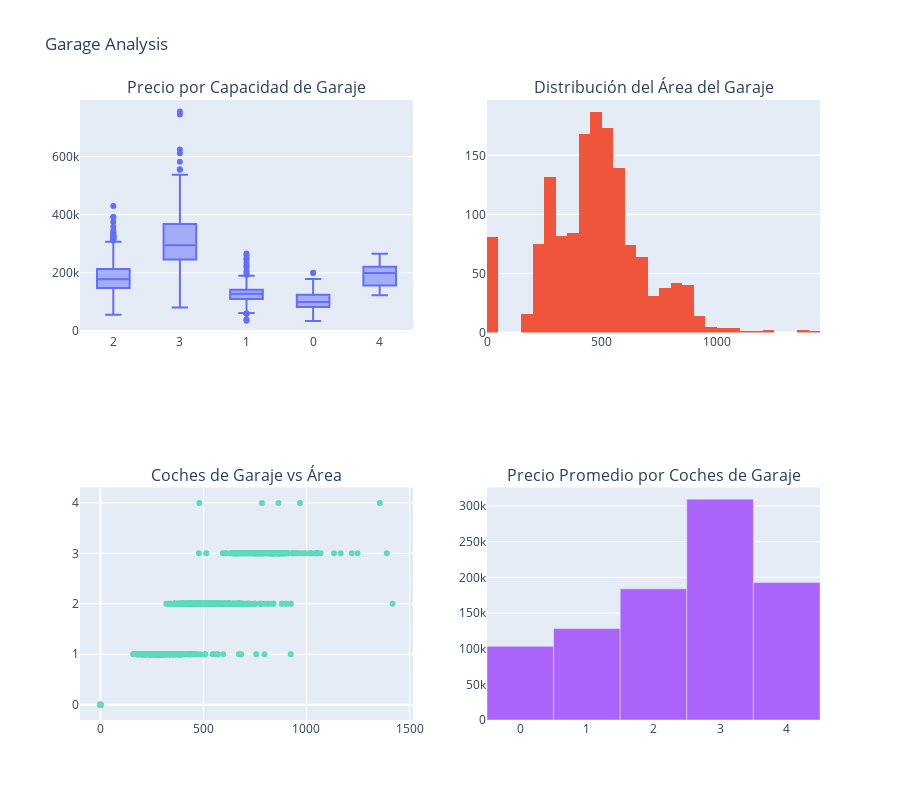
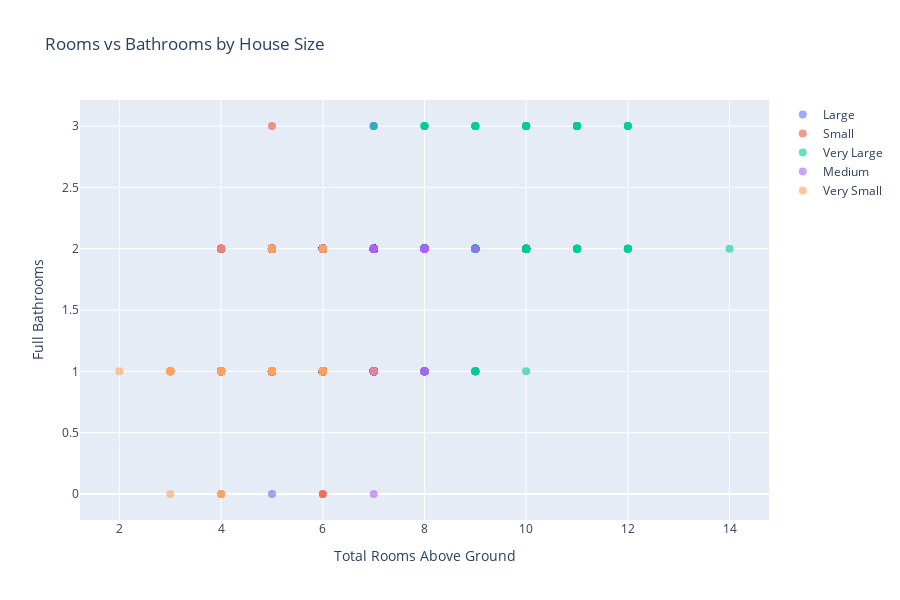
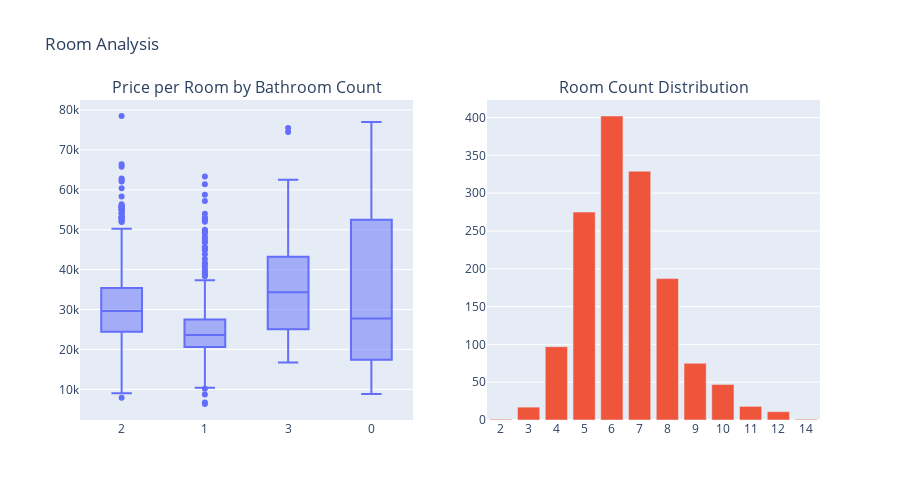

The cell these charts' notebook holds for them, in order:
### Markdown cell above
**Amenidades Clave:**

* GarageCars (Capacidad del garaje)
* GarageArea (Tamaño del garaje)
* FullBath (Número de baños completos)
* TotRmsAbvGrd (Número total de habitaciones sobre el nivel del suelo)

### Code cell
#graficos planeados por mi, optimizados por Claude AI
# Columnas relacionadas con la Amenidades
amen_related = ['GarageCars','GarageArea','FullBath','TotRmsAbvGrd']
# vemos los tipos de datos de amen_related
print(df_train[amen_related].dtypes)

print(df_train[amen_related].describe())

import plotly.graph_objects as go
from plotly.subplots import make_subplots

def analyze_key_amenities(df):
    # 1. Distribution and Price Impact of Garage Features
    fig1 = make_subplots(
        rows=2, cols=2,
        subplot_titles=('Precio por Capacidad de Garaje', 'Distribución del Área del Garaje', 'Coches de Garaje vs Área', 'Precio Promedio por Coches de Garaje')
    )
    
    # Box plot of prices by garage capacity
    fig1.add_trace(
        go.Box(x=df['GarageCars'].astype(str), y=df['SalePrice'],
               name='Distribucion de Precio'),
        row=1, col=1
    )
    
    # Histogram of garage areas
    fig1.add_trace(
        go.Histogram(x=df['GarageArea'], nbinsx=30,
                    name='Area de Garaje Dist'),
        row=1, col=2
    )
    
    # Scatter plot of garage cars vs area
    fig1.add_trace(
        go.Scatter(x=df['GarageArea'], y=df['GarageCars'],
                  mode='markers', opacity=0.6,
                  name='Autos vs Area'),
        row=2, col=1
    )
    
    # Average price by garage capacity
    avg_price_by_garage = df.groupby('GarageCars')['SalePrice'].mean()
    fig1.add_trace(
        go.Bar(x=avg_price_by_garage.index.astype(str),
               y=avg_price_by_garage.values,
               name='Precio Promedio'),
        row=2, col=2
    )
    
    fig1.update_layout(height=800, title_text="Analisis de Garage", showlegend=False)
    fig1.show()
    
    # 2. Bathroom and Room Analysis
    fig2 = go.Figure()
    
    # Create size categories for better visualization
    df['SizeCategory'] = pd.qcut(df['GrLivArea'], q=5, labels=['Very Small', 'Small', 'Medium', 'Large', 'Very Large'])
    
    # Create scatter plot with size categories
    for category in df['SizeCategory'].unique():
        mask = df['SizeCategory'] == category
        fig2.add_trace(go.Scatter(
            x=df[mask]['TotRmsAbvGrd'],
            y=df[mask]['FullBath'],
            mode='markers',
            name=category,
            marker=dict(size=8, opacity=0.6),
            text=df[mask]['SalePrice'].apply(lambda x: f'${x:,.0f}')
        ))
    
    fig2.update_layout(
        title='Habitaciones vs Baños por Tamaño de Casa',
        xaxis_title='Total de Habitaciones Sobre el Nivel del Suelo',
        yaxis_title='Baños Completos',
        height=600
    )
    fig2.show()
    
    # 3. Price Per Room Analysis
    fig3 = make_subplots(
        rows=1, cols=2,
        subplot_titles=('Precio por Habitación por Cantidad de Baños',
                       'Distribución del Número de Habitaciones')
    )
    
    # Calculate price per room
    df['PricePerRoom'] = df['SalePrice'] / df['TotRmsAbvGrd']
    
    # Box plot of price per room by bathroom count
    fig3.add_trace(
        go.Box(x=df['FullBath'].astype(str),
               y=df['PricePerRoom'],
               name='Price per Room'),
        row=1, col=1
    )
    
    # Room count distribution
    room_counts = df['TotRmsAbvGrd'].value_counts().sort_index()
    fig3.add_trace(
        go.Bar(x=room_counts.index.astype(str),
               y=room_counts.values,
               name='Room Count'),
        row=1, col=2
    )
    
    fig3.update_layout(
        height=500,
        title_text="Room Analysis",
        showlegend=False
    )
    fig3.show()

def create_amenities_summary(df):
    # Create a summary of amenities impact on price
    plt.figure(figsize=(12, 6))
    
    # Calculate average price for different combinations
    amenities_summary = df.groupby(['FullBath', 'GarageCars'])['SalePrice'].mean().reset_index()
    
    # Create pivot table for heatmap
    pivot_data = amenities_summary.pivot(
        index='FullBath',
        columns='GarageCars',
        values='SalePrice'
    )
    
    # Create heatmap
    sns.heatmap(pivot_data, annot=True, fmt=',.0f', cmap='YlOrRd',
                cbar_kws={'label': 'Average Price'})
    
    plt.title('Average House Price by Bathroom Count and Garage Capacity')
    plt.xlabel('Garage Capacity (Cars)')
    plt.ylabel('Full Bathrooms')
    plt.tight_layout()
    plt.show()

# Usage:
analyze_key_amenities(df_train)
create_amenities_summary(df_train)

### Figure 1 — Plotly figure (JSON) as saved in the notebook; plotly's stock layout.template omitted (floating-point values rounded to 4 significant figures; data arrays with more than 128 entries replaced by an {"elided": "..."} marker saying what was removed)
{"data": [{"name": "Price Distribution", "type": "box", "x": {"elided": "1460 str values"}, "xaxis": "x", "y": {"elided": "1460 int values"}, "yaxis": "y"}, {"name": "Garage Area Dist", "nbinsx": 30, "type": "histogram", "x": {"elided": "1460 int values"}, "xaxis": "x2", "yaxis": "y2"}, {"mode": "markers", "name": "Cars vs Area", "opacity": 0.6, "type": "scatter", "x": {"elided": "1460 int values"}, "xaxis": "x3", "y": {"elided": "1460 int values"}, "yaxis": "y3"}, {"name": "Avg Price", "type": "bar", "x": ["0", "1", "2", "3", "4"], "xaxis": "x4", "y": [103300.0, 128100.0, 183900.0, 309600.0, 192700.0], "yaxis": "y4"}], "layout": {"annotations": [{"font": {"size": 16}, "showarrow": false, "text": "Precio por Capacidad de Garaje", "x": 0.225, "xanchor": "center", "xref": "paper", "y": 1, "yanchor": "bottom", "yref": "paper"}, {"font": {"size": 16}, "showarrow": false, "text": "Distribución del Área del Garaje", "x": 0.775, "xanchor": "center", "xref": "paper", "y": 1, "yanchor": "bottom", "yref": "paper"}, {"font": {"size": 16}, "showarrow": false, "text": "Coches de Garaje vs Área", "x": 0.225, "xanchor": "center", "xref": "paper", "y": 0.375, "yanchor": "bottom", "yref": "paper"}, {"font": {"size": 16}, "showarrow": false, "text": "Precio Promedio por Coches de Garaje", "x": 0.775, "xanchor": "center", "xref": "paper", "y": 0.375, "yanchor": "bottom", "yref": "paper"}], "height": 800, "showlegend": false, "title": {"text": "Garage Analysis"}, "xaxis": {"anchor": "y", "domain": [0, 0.45]}, "xaxis2": {"anchor": "y2", "domain": [0.55, 1]}, "xaxis3": {"anchor": "y3", "domain": [0, 0.45]}, "xaxis4": {"anchor": "y4", "domain": [0.55, 1]}, "yaxis": {"anchor": "x", "domain": [0.625, 1]}, "yaxis2": {"anchor": "x2", "domain": [0.625, 1]}, "yaxis3": {"anchor": "x3", "domain": [0, 0.375]}, "yaxis4": {"anchor": "x4", "domain": [0, 0.375]}}}

### Figure 2 — Plotly figure (JSON) as saved in the notebook; plotly's stock layout.template omitted (floating-point values rounded to 4 significant figures; data arrays with more than 128 entries replaced by an {"elided": "..."} marker saying what was removed)
{"data": [{"marker": {"opacity": 0.6, "size": 8}, "mode": "markers", "name": "Large", "text": {"elided": "292 str values"}, "type": "scatter", "x": {"elided": "292 int values"}, "y": {"elided": "292 int values"}}, {"marker": {"opacity": 0.6, "size": 8}, "mode": "markers", "name": "Small", "text": {"elided": "293 str values"}, "type": "scatter", "x": {"elided": "293 int values"}, "y": {"elided": "293 int values"}}, {"marker": {"opacity": 0.6, "size": 8}, "mode": "markers", "name": "Very Large", "text": {"elided": "291 str values"}, "type": "scatter", "x": {"elided": "291 int values"}, "y": {"elided": "291 int values"}}, {"marker": {"opacity": 0.6, "size": 8}, "mode": "markers", "name": "Medium", "text": {"elided": "292 str values"}, "type": "scatter", "x": {"elided": "292 int values"}, "y": {"elided": "292 int values"}}, {"marker": {"opacity": 0.6, "size": 8}, "mode": "markers", "name": "Very Small", "text": {"elided": "292 str values"}, "type": "scatter", "x": {"elided": "292 int values"}, "y": {"elided": "292 int values"}}], "layout": {"height": 600, "title": {"text": "Rooms vs Bathrooms by House Size"}, "xaxis": {"title": {"text": "Total Rooms Above Ground"}}, "yaxis": {"title": {"text": "Full Bathrooms"}}}}

### Figure 3 — Plotly figure (JSON) as saved in the notebook; plotly's stock layout.template omitted (floating-point values rounded to 4 significant figures; data arrays with more than 128 entries replaced by an {"elided": "..."} marker saying what was removed)
{"data": [{"name": "Price per Room", "type": "box", "x": {"elided": "1460 str values"}, "xaxis": "x", "y": {"elided": "1460 float values"}, "yaxis": "y"}, {"name": "Room Count", "type": "bar", "x": ["2", "3", "4", "5", "6", "7", "8", "9", "10", "11", "12", "14"], "xaxis": "x2", "y": [1, 17, 97, 275, 402, 329, 187, 75, 47, 18, 11, 1], "yaxis": "y2"}], "layout": {"annotations": [{"font": {"size": 16}, "showarrow": false, "text": "Price per Room by Bathroom Count", "x": 0.225, "xanchor": "center", "xref": "paper", "y": 1, "yanchor": "bottom", "yref": "paper"}, {"font": {"size": 16}, "showarrow": false, "text": "Room Count Distribution", "x": 0.775, "xanchor": "center", "xref": "paper", "y": 1, "yanchor": "bottom", "yref": "paper"}], "height": 500, "showlegend": false, "title": {"text": "Room Analysis"}, "xaxis": {"anchor": "y", "domain": [0, 0.45]}, "xaxis2": {"anchor": "y2", "domain": [0.55, 1]}, "yaxis": {"anchor": "x", "domain": [0, 1]}, "yaxis2": {"anchor": "x2", "domain": [0, 1]}}}
